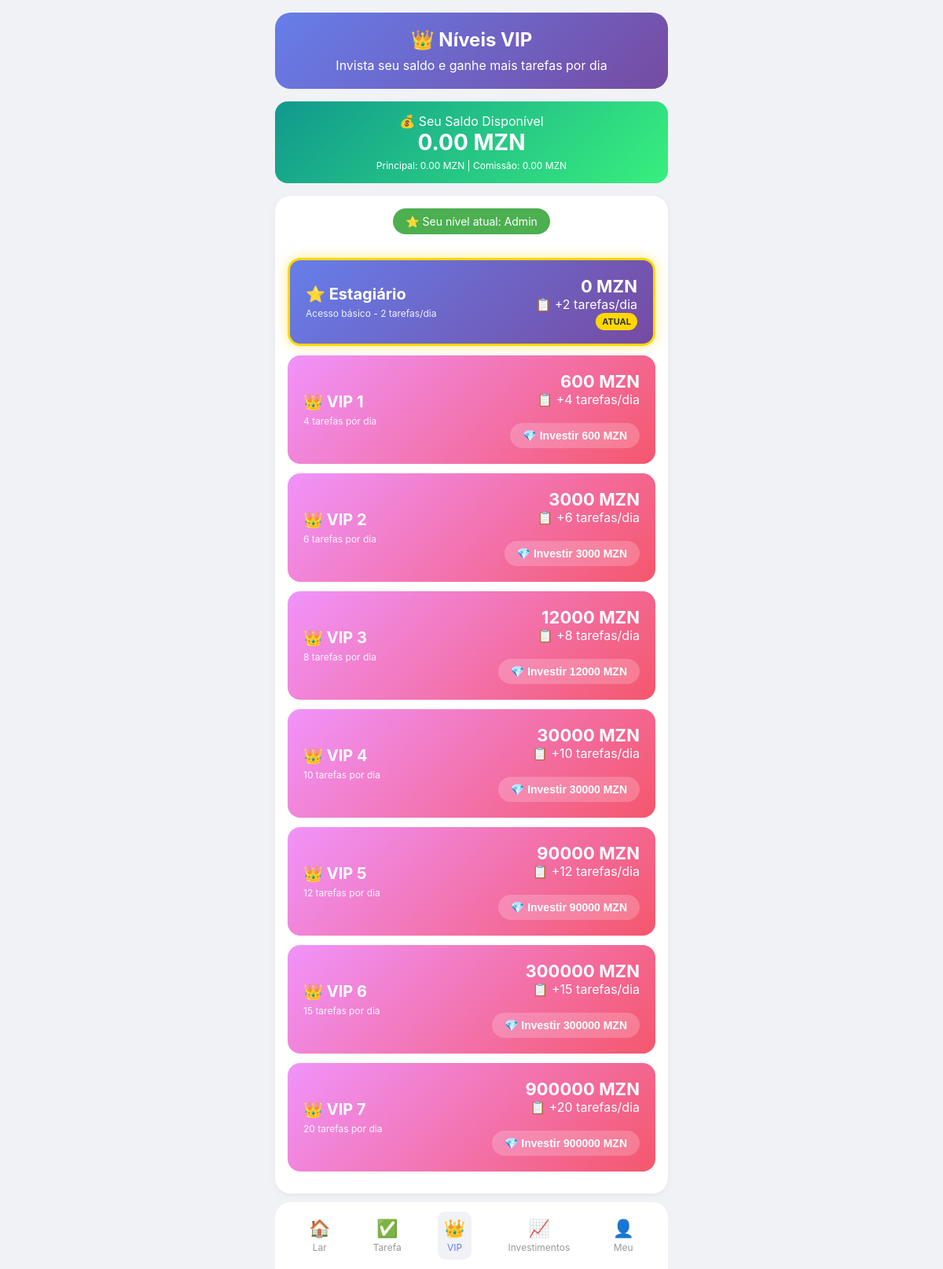
The app's page /vip (signed in), older data.
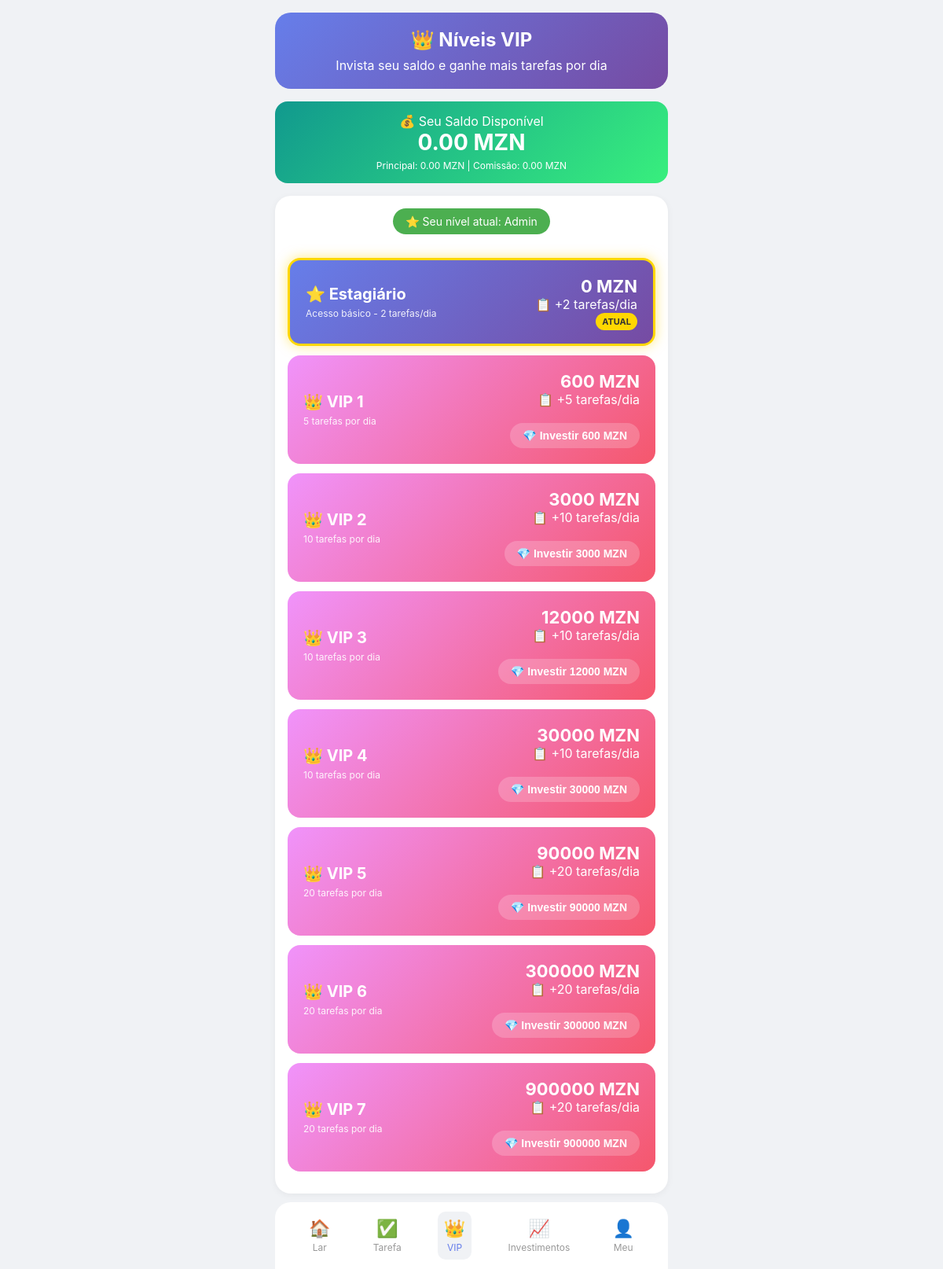
The same page, newer data.
### tables this page shows
CREATE TABLE niveis (
    id INTEGER PRIMARY KEY,
    nome TEXT,
    investimento REAL,
    tarefas_por_dia INTEGER DEFAULT 0,
    recompensa_por_anuncio REAL DEFAULT 0,
    duracao_dias INTEGER DEFAULT 180
);

### app.py (the view, shortened to what this page needs)
@app.route('/vip', methods=['GET', 'POST'])
@login_obrigatorio
def vip():
    conn = get_db()
    usuario = conn.execute('SELECT * FROM usuarios WHERE id = ?', (session['usuario_id'],)).fetchone()
    niveis = conn.execute('SELECT * FROM niveis WHERE id > 0 ORDER BY id').fetchall()
    conn.close()
    return render_template('vip.html', usuario=usuario, niveis=niveis)

### app.py (called while the page is built)
def get_db():
    conn = sqlite3.connect('database.db')
    conn.row_factory = sqlite3.Row
    return conn

def login_obrigatorio(f):
    @wraps(f)
    def decorated_function(*args, **kwargs):
        if 'usuario_id' not in session:
            flash('Faça login primeiro', 'erro')
            return redirect(url_for('login'))
        return f(*args, **kwargs)
    return decorated_function

### templates/vip.html (shortened to what this page needs)
<!DOCTYPE html>
<html lang="pt">
<head>
</head>
<body>
    <div class="container">
        <div class="header">
            <h1>👑 Níveis VIP</h1>
            <p>Invista seu saldo e ganhe mais tarefas por dia</p>
        </div>
        <div class="saldo-card">
            <div>💰 Seu Saldo Disponível</div>
            <div class="saldo-valor">{{ "%.2f"|format(usuario.saldo_principal + usuario.saldo_comissao) }} MZN</div>
            <div style="font-size: 12px; margin-top: 5px;">
                Principal: {{ "%.2f"|format(usuario.saldo_principal) }} MZN | Comissão: {{ "%.2f"|format(usuario.saldo_comissao) }} MZN
            </div>
        </div>
        <div class="card">
            <div style="text-align: center;">
                <span class="seu-nivel">⭐ Seu nível atual: {{ usuario.nivel_nome or 'Estagiário' }}</span>
            </div>
            <div style="margin-top: 15px;">
                <div class="nivel-card {% if usuario.nivel == 0 %}atual{% endif %}">
                    <div class="nivel-info">
                        <h3>⭐ Estagiário</h3>
                        <p>Acesso básico - 2 tarefas/dia</p>
                    </div>
                    <div class="nivel-valor">
                        <div class="investimento">0 MZN</div>
                        <div class="ganho">📋 +2 tarefas/dia</div>
                        {% if usuario.nivel == 0 %}<span class="badge-atual">ATUAL</span>{% endif %}
                    </div>
                </div>
                {% for nivel in niveis %}
                <div class="nivel-card vip {% if usuario.nivel == nivel.id %}atual{% elif usuario.nivel > nivel.id %}bloqueado{% endif %}">
                    <div class="nivel-info">
                        <h3>👑 {{ nivel.nome }}</h3>
                        <p>{{ nivel.tarefas_por_dia }} tarefas por dia</p>
                    </div>
                    <div class="nivel-valor">
                        <div class="investimento">{{ "%.0f"|format(nivel.investimento) }} MZN</div>
                        <div class="ganho">📋 +{{ nivel.tarefas_por_dia }} tarefas/dia</div>
                        <form method="POST" style="margin-top: 10px;">
                            <button type="submit" class="btn-investir" {% if usuario.nivel >= nivel.id %}disabled{% endif %}>
                                {% if usuario.nivel == nivel.id %}
                                    ✅ ATUAL
                                {% elif usuario.nivel > nivel.id %}
                                    🔒 JÁ SUPERIOR
                                {% else %}
                                    💎 Investir {{ "%.0f"|format(nivel.investimento) }} MZN
                                {% endif %}
                            </button>
                        </form>
                    </div>
                </div>
                {% endfor %}
            </div>
        </div>
        <div class="bottom-menu">
            <a href="/painel" class="bottom-item"><div class="bottom-icon">🏠</div><div>Lar</div></a>
            <a href="/tarefas" class="bottom-item"><div class="bottom-icon">✅</div><div>Tarefa</div></a>
            <a href="/vip" class="bottom-item active"><div class="bottom-icon">👑</div><div>VIP</div></a>
            <a href="/depositar" class="bottom-item"><div class="bottom-icon">📈</div><div>Investimentos</div></a>
            <a href="/convidar" class="bottom-item"><div class="bottom-icon">👤</div><div>Meu</div></a>
        </div>
    </div>
</body>
</html>

Row changes from the older to the newer data that the page shows:
changed niveis "VIP 1": tarefas_por_dia "4" → "5"
changed niveis "VIP 2": tarefas_por_dia "6" → "10"
changed niveis "VIP 3": tarefas_por_dia "8" → "10"
changed niveis "VIP 5": tarefas_por_dia "12" → "20"
changed niveis "VIP 6": tarefas_por_dia "15" → "20"
